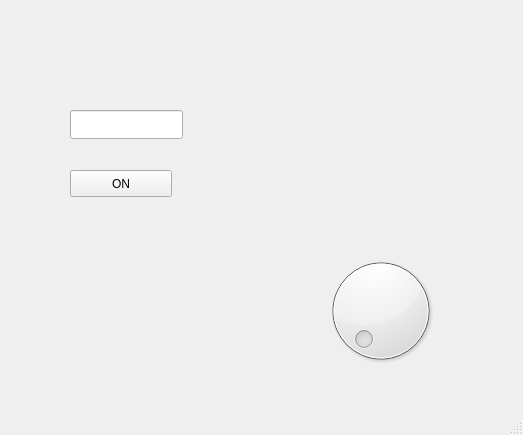
<?xml version="1.0" encoding="UTF-8"?>
<ui version="4.0">
 <class>MainWindow</class>
 <widget class="QMainWindow" name="MainWindow">
  <property name="geometry">
   <rect>
    <x>0</x>
    <y>0</y>
    <width>523</width>
    <height>435</height>
   </rect>
  </property>
  <property name="windowTitle">
   <string>MainWindow</string>
  </property>
  <widget class="QWidget" name="centralwidget">
   <widget class="QLineEdit" name="lineTestBox">
    <property name="geometry">
     <rect>
      <x>70</x>
      <y>110</y>
      <width>113</width>
      <height>29</height>
     </rect>
    </property>
   </widget>
   <widget class="QDial" name="dial">
    <property name="geometry">
     <rect>
      <x>320</x>
      <y>250</y>
      <width>121</width>
      <height>121</height>
     </rect>
    </property>
   </widget>
   <widget class="QPushButton" name="btn">
    <property name="geometry">
     <rect>
      <x>70</x>
      <y>170</y>
      <width>102</width>
      <height>27</height>
     </rect>
    </property>
    <property name="text">
     <string>ON</string>
    </property>
   </widget>
  </widget>
  <widget class="QMenuBar" name="menubar">
   <property name="geometry">
    <rect>
     <x>0</x>
     <y>0</y>
     <width>523</width>
     <height>25</height>
    </rect>
   </property>
  </widget>
  <widget class="QStatusBar" name="statusbar"/>
 </widget>
 <resources/>
 <connections/>
</ui>
